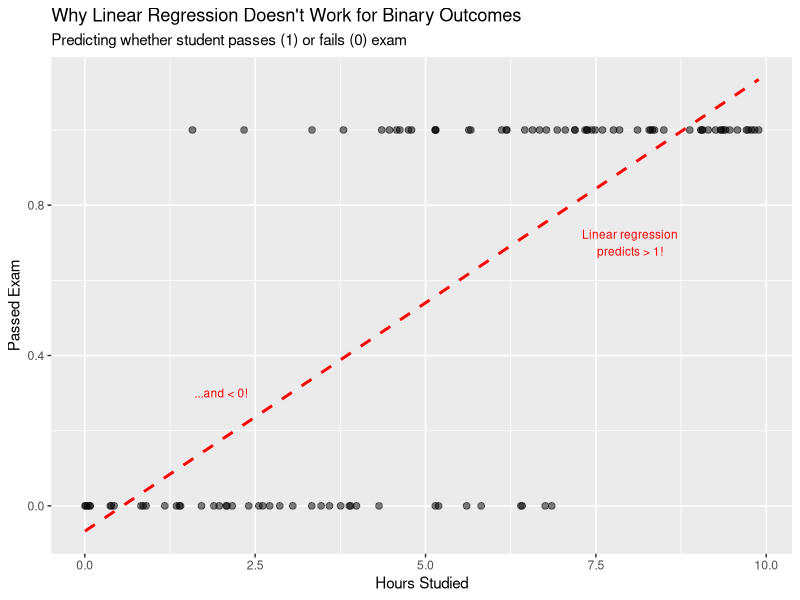
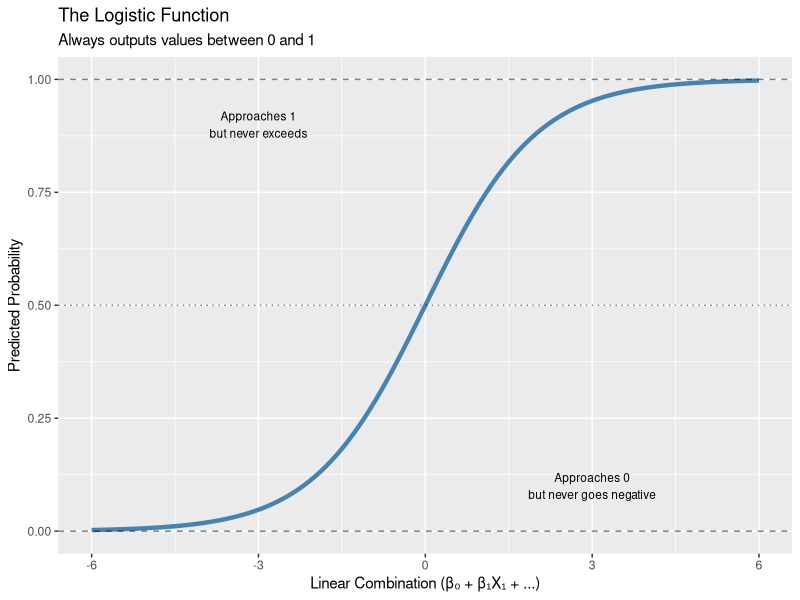
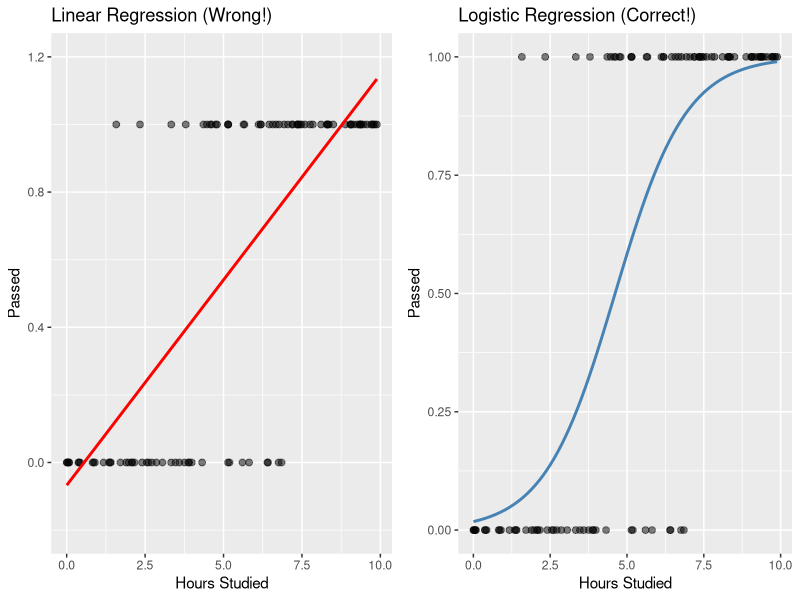
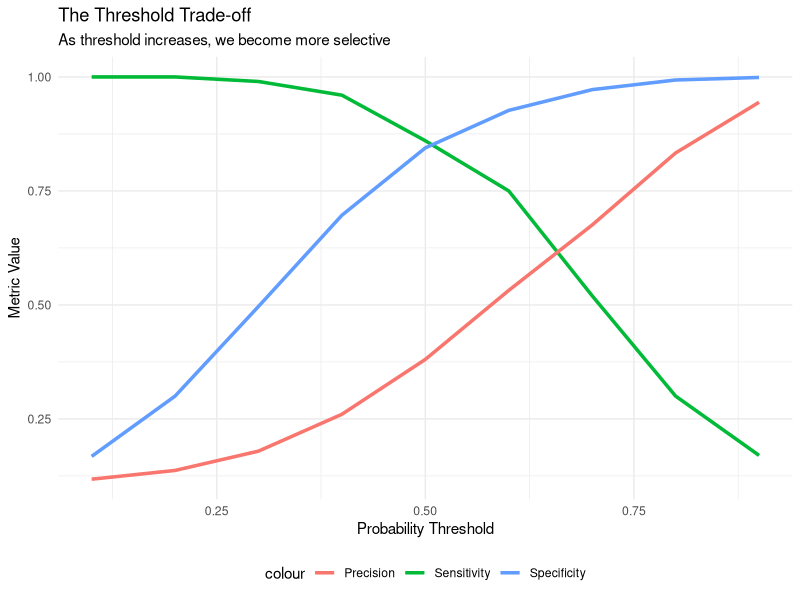
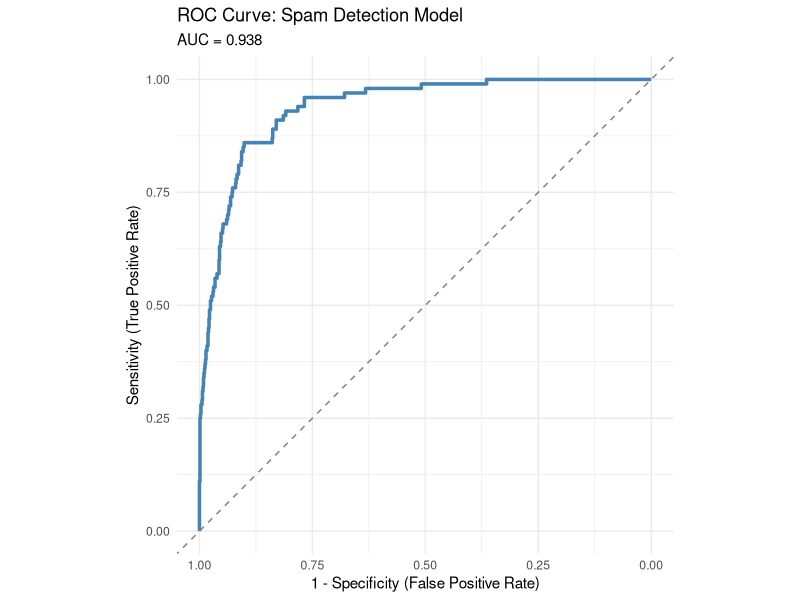

These charts were generated, in order, by the following R code:
## ---- chunk 1
library(tidyverse)
library(caret)
library(pROC)
library(knitr)
## ---- chunk 2
# Simulate some data
set.seed(42)
n <- 100
study_hours <- runif(n, 0, 10)
# True probability increases with study hours
true_prob <- plogis(-3 + 0.8 * study_hours)
pass_fail <- rbinom(n, 1, true_prob)

example_data <- data.frame(
  study_hours = study_hours,
  passed = pass_fail
)

# Try linear regression (wrong!)
ggplot(example_data, aes(x = study_hours, y = passed)) +
  geom_point(alpha = 0.5, size = 2) +
  geom_smooth(method = "lm", se = FALSE, color = "red", linetype = "dashed") +
  labs(
    title = "Why Linear Regression Doesn't Work for Binary Outcomes",
    subtitle = "Predicting whether student passes (1) or fails (0) exam",
    x = "Hours Studied",
    y = "Passed Exam"
  ) +
  annotate("text", x = 8, y = 0.7, label = "Linear regression\npredicts > 1!", 
           color = "red", size = 3) +
  annotate("text", x = 2, y = 0.3, label = "...and < 0!", 
           color = "red", size = 3)
## ---- chunk 3
# Show the logistic curve
x <- seq(-6, 6, by = 0.1)
y <- plogis(x)  # logistic function

ggplot(data.frame(x = x, y = y), aes(x, y)) +
  geom_line(size = 1.5, color = "steelblue") +
  geom_hline(yintercept = c(0, 1), linetype = "dashed", alpha = 0.5) +
  geom_hline(yintercept = 0.5, linetype = "dotted", alpha = 0.5) +
  labs(
    title = "The Logistic Function",
    subtitle = "Always outputs values between 0 and 1",
    x = "Linear Combination (β₀ + β₁X₁ + ...)",
    y = "Predicted Probability"
  ) +
  annotate("text", x = -3, y = 0.9, label = "Approaches 1\nbut never exceeds", 
           size = 3) +
  annotate("text", x = 3, y = 0.1, label = "Approaches 0\nbut never goes negative", 
           size = 3)
## ---- chunk 4
# Compare linear and logistic fits
p1 <- ggplot(example_data, aes(x = study_hours, y = passed)) +
  geom_point(alpha = 0.5, size = 2) +
  geom_smooth(method = "lm", se = FALSE, color = "red") +
  labs(title = "Linear Regression (Wrong!)", x = "Hours Studied", y = "Passed") +
  ylim(-0.2, 1.2)

p2 <- ggplot(example_data, aes(x = study_hours, y = passed)) +
  geom_point(alpha = 0.5, size = 2) +
  geom_smooth(method = "glm", method.args = list(family = "binomial"), 
              se = FALSE, color = "steelblue") +
  labs(title = "Logistic Regression (Correct!)", x = "Hours Studied", y = "Passed")

gridExtra::grid.arrange(p1, p2, ncol = 2)
## ---- chunk 5
# Create example spam detection data
set.seed(123)
n_emails <- 1000

spam_data <- data.frame(
  exclamation_marks = c(rpois(100, 5), rpois(900, 0.5)),  # Spam has more !
  contains_free = c(rbinom(100, 1, 0.8), rbinom(900, 1, 0.1)),  # Spam mentions "free"
  length = c(rnorm(100, 200, 50), rnorm(900, 500, 100)),  # Spam is shorter
  is_spam = c(rep(1, 100), rep(0, 900))
)

# Look at the data
head(spam_data)
## ---- chunk 6
# Fit logistic regression
spam_model <- glm(
  is_spam ~ exclamation_marks + contains_free + length,
  data = spam_data,
  family = "binomial"  # This specifies logistic regression
)

# View results
summary(spam_model)
## ---- chunk 7
# Extract coefficients
coefs <- coef(spam_model)
print(coefs)

# Convert to odds ratios
odds_ratios <- exp(coefs)
print(odds_ratios)
## ---- chunk 8
# Predict probability for a new email
new_email <- data.frame(
  exclamation_marks = 3,
  contains_free = 1,
  length = 150
)

predicted_prob <- predict(spam_model, newdata = new_email, type = "response")
cat("Predicted probability of spam:", round(predicted_prob, 3))
## ---- chunk 9
covid_results <- data.frame(
  True_Status = c("Positive", "Positive", "Negative", "Negative"),
  Test_Result = c("Positive", "Negative", "Positive", "Negative"),
  Outcome = c("True Positive (TP)", "False Negative (FN)", 
              "False Positive (FP)", "True Negative (TN)"),
  Consequence = c("Quarantine (correct)", "Goes to work, spreads virus", 
                  "Quarantines unnecessarily", "Goes to work (correct)")
)
kable(covid_results, caption = "COVID Test Outcomes")
## ---- chunk 10
# Create example predictions
set.seed(123)
spam_data <- data.frame(
  actual_spam = c(rep(1, 100), rep(0, 900)),
  predicted_prob = c(rnorm(100, 0.7, 0.2), rnorm(900, 0.3, 0.2))
) %>%
  mutate(predicted_prob = pmax(0.01, pmin(0.99, predicted_prob)))

# With threshold = 0.5
spam_data <- spam_data %>%
  mutate(predicted_spam = ifelse(predicted_prob > 0.5, 1, 0))

# Calculate confusion matrix
conf_mat <- confusionMatrix(
  as.factor(spam_data$predicted_spam),
  as.factor(spam_data$actual_spam),
  positive = "1"
)
## ---- chunk 11
conf_mat$table

# Calculate metrics manually for clarity
TP <- conf_mat$table[2,2]
TN <- conf_mat$table[1,1]
FP <- conf_mat$table[2,1]
FN <- conf_mat$table[1,2]

cat("\nSensitivity:", round(TP/(TP+FN), 3), "- We caught", round(100*TP/(TP+FN), 1), "% of spam\n")
cat("Specificity:", round(TN/(TN+FP), 3), "- We correctly identified", round(100*TN/(TN+FP), 1), "% of legitimate emails\n")
cat("Precision:", round(TP/(TP+FP), 3), "- Of emails marked spam,", round(100*TP/(TP+FP), 1), "% actually were spam\n")
## ---- chunk 12

# Calculate metrics at different thresholds
thresholds <- seq(0.1, 0.9, by = 0.1)

metrics_by_threshold <- map_df(thresholds, function(thresh) {
  preds <- ifelse(spam_data$predicted_prob > thresh, 1, 0)
  cm <- confusionMatrix(as.factor(preds), as.factor(spam_data$actual_spam), 
                        positive = "1")
  
  data.frame(
    threshold = thresh,
    sensitivity = cm$byClass["Sensitivity"],
    specificity = cm$byClass["Specificity"],
    precision = cm$byClass["Precision"]
  )
})

# Visualize the trade-off
ggplot(metrics_by_threshold, aes(x = threshold)) +
  geom_line(aes(y = sensitivity, color = "Sensitivity"), size = 1.2) +
  geom_line(aes(y = specificity, color = "Specificity"), size = 1.2) +
  geom_line(aes(y = precision, color = "Precision"), size = 1.2) +
  labs(title = "The Threshold Trade-off",
       subtitle = "As threshold increases, we become more selective",
       x = "Probability Threshold", y = "Metric Value") +
  theme_minimal() +
  theme(legend.position = "bottom")
## ---- chunk 13
# Create ROC curve for our spam example
roc_obj <- roc(spam_data$actual_spam, spam_data$predicted_prob)

# Plot it
ggroc(roc_obj, color = "steelblue", size = 1.2) +
  geom_abline(slope = 1, intercept = 1, linetype = "dashed", color = "gray50") +
  labs(title = "ROC Curve: Spam Detection Model",
       subtitle = paste0("AUC = ", round(auc(roc_obj), 3)),
       x = "1 - Specificity (False Positive Rate)",
       y = "Sensitivity (True Positive Rate)") +
  theme_minimal() +
  coord_fixed()

# Print AUC
auc_value <- auc(roc_obj)
cat("\nArea Under the Curve (AUC):", round(auc_value, 3))
